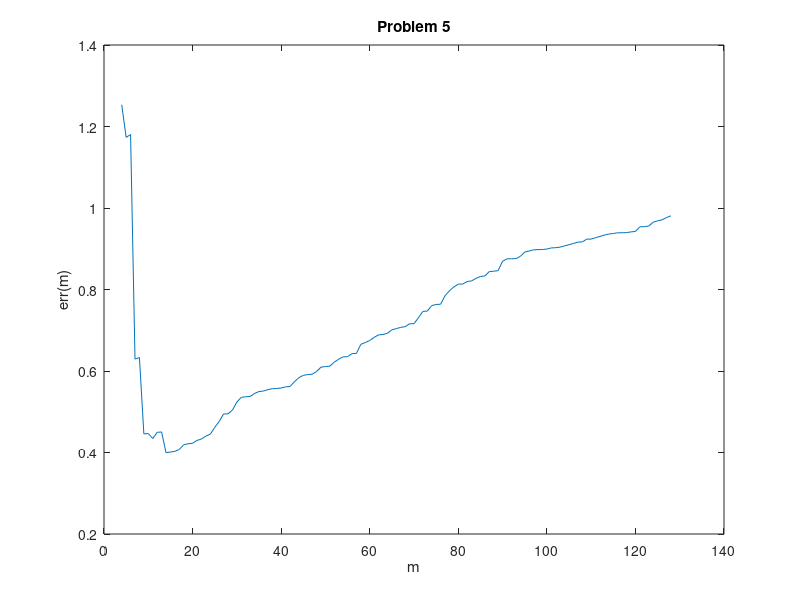

This chart was generated by the following MATLAB code:

%
% This code demonstrates that the Fourier transform can be used to
% filter out the noise and reconstruct the original function.
%
clc
clear
clf reset
%
load data8.txt
%
N=size(data8,1);
t=data8(:,1);
f=data8(:,2);
%
y=fft(f);
ind=[0:N/2,-N/2+1:-1]';
%

for m=4:128,
    m_array(m) = m;
    y2=y.*(abs(ind)<=m);
    f2=real(ifft(y2));  %modes with |k|<=m ; recovered from data
    %
    fe=exp(-cos(2*t)+sin(7*t)); %3. exact f(x)

    err(m) = (norm(f2 - fe))/(sqrt(N));
end

plot(m_array(4:128), err(4:128))
title('Problem 5')
xlabel('m')
ylabel('err(m)')